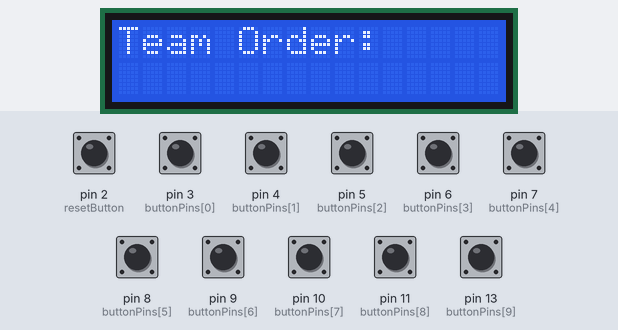
The sketch below on a simulated Arduino Uno, built with avr-gcc and run on an emulated ATmega328P. Parts: 16×2 character LCD. The test bench sets the inputs (shaded band); at power-on: pin 2 (resetButton) HIGH, pin 3 (buttonPins[0]), pin 4 (buttonPins[1]), pin 5 (buttonPins[2]), pin 6 (buttonPins[3]), pin 7 (buttonPins[4]), pin 8 (buttonPins[5]), pin 9 (buttonPins[6]), pin 10 (buttonPins[7]), pin 11 (buttonPins[8]), pin 13 (buttonPins[9]) LOW.

Above: at 1.2 s.
1.3 s: pin 3 (buttonPins[0]) pulled HIGH for 0.15 s
At 2.4 s:
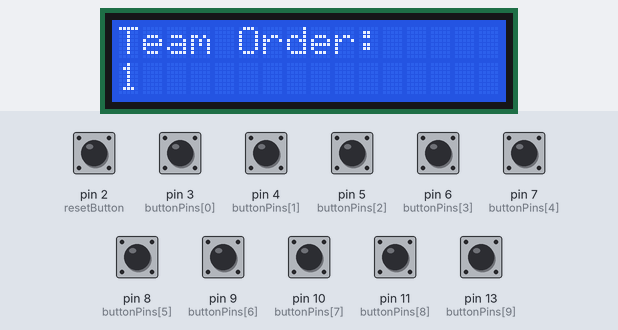
2.9 s: pin 4 (buttonPins[1]) pulled HIGH for 0.15 s
At 3.6 s:
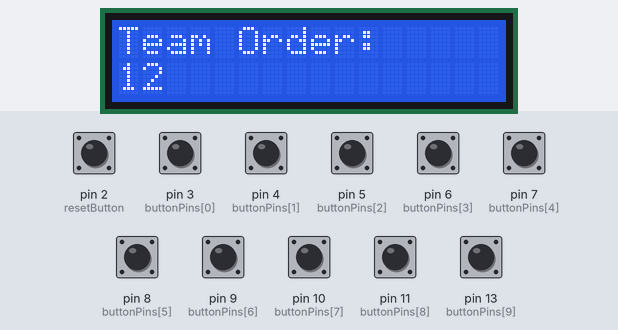
4.5 s: pin 5 (buttonPins[2]) pulled HIGH for 0.15 s
At 4.8 s:
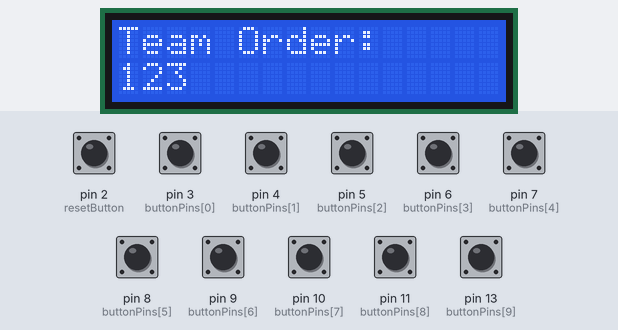
6.1 s: pin 6 (buttonPins[3]) pulled HIGH for 0.15 s
At 7.2 s:
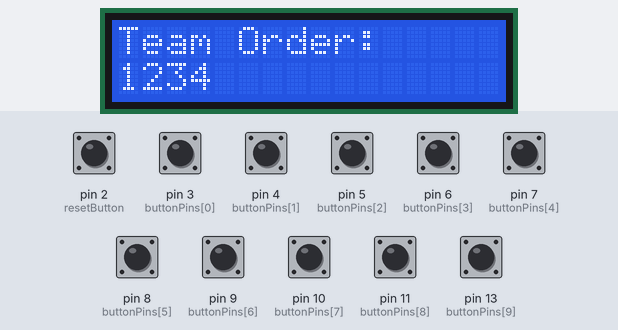
7.7 s: pin 7 (buttonPins[4]) pulled HIGH for 0.15 s
At 8.5 s:
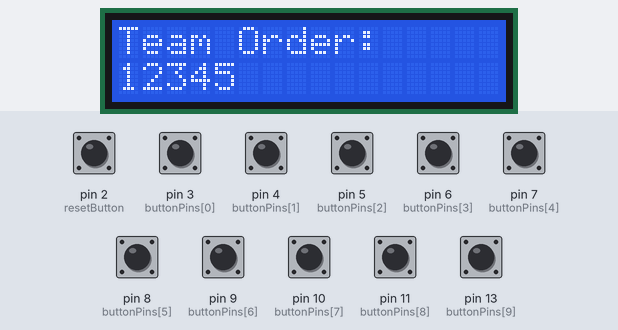
9.3 s: pin 8 (buttonPins[5]) pulled HIGH for 0.15 s
At 9.6 s:
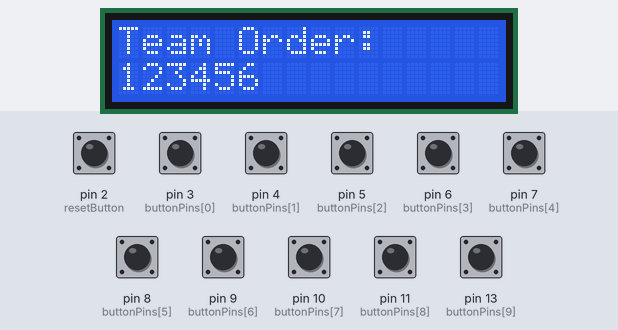
Timing chart, 0 to 11.9 s (numbered marks = the images above; inputs shaded):
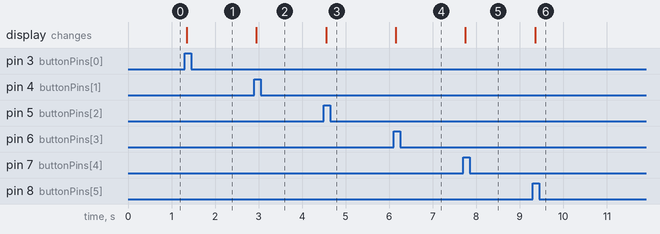

The sketch:

Final_Code_Mk7.ino
```cpp
#include <LiquidCrystal_I2C.h>
#include <Wire.h>
LiquidCrystal_I2C lcd(0x27,16,2); // set the LCD address to 0x27 for a 16 chars and 2 line display

//SDA = A4
//SCL = A5

const int buttonNumber = 10;             // Number of input buttons used
const int buttonPins[] = {3,4,5,6,7,8,9,10,11,13};    // Which Arduino pins assigned to button inputs
const int resetButton = 2;

int buttonState[] = {1,1,1,1,1,1,1,1,1,1};          // The current reading from the input pins
int lastButtonState[] = {1,1,1,1,1,1,1,1,1,1};      // The previous reading from the input pins
int resetState = 1;
int resetLastState = 1;
int resetCheck = 0;

int i = 0;
int j = 0;
int k = 0;

int currentState = 0;
int whilebreak = 0;  //Used to break waiting while loop
int DoublePrevent = 0;

int CursorPosition = 0;

int displayNumber[] = {0,0,0,0,0,0,0,0,0,0};
int Unpressed[] = {0,0,0,0,0,0,0,0,0,0};

//=============================================================================
void setup() {
  for (i = 0; i < buttonNumber; i++){
  pinMode(buttonPins[i], INPUT);
     }
  pinMode(resetButton,INPUT);

  lcd.init(); //initialize the lcd
  lcd.backlight(); //open the backlight
  lcd.setCursor(0,0);
  lcd.print("Team Order:");
} //Breaks void Setup

//=============================================================================
void loop() {
    for (i=0; i < buttonNumber; i++) {
        whilebreak = 0;
        while(whilebreak != 1){
            for (k = 0; k < buttonNumber; k++) {
                DoublePrevent = 0;
                currentState = ButtonRead( buttonState, lastButtonState, k);
                if (currentState == 0) {
                    Unpressed[k] = 1;
                }

                if (currentState == 1) {
                    if (displayNumber[k] == 1) {
                        DoublePrevent = 1;
                    } //Breaks Double Prevent if

                    if (DoublePrevent == 0 && Unpressed[k] == 1) {
                        displayNumber[k] = 1;
                        lcd.setCursor(CursorPosition,1);
                        lcd.print(++k);
                        CursorPosition = ++CursorPosition;
                        if (k == 10) {
                            CursorPosition = ++CursorPosition;
                        }
                        k = buttonNumber;
                        whilebreak = 1;
                        DoublePrevent = 0;
                    }  //Breaks dobule prevent if
                } //Breaks if statement
            } //Breaks for loop

            resetCheck = ResetButton(resetState, resetLastState);
            if (resetCheck == 1) {
                lcd.clear();
                lcd.setCursor(0,0);
                lcd.print("Team Order:");
                whilebreak = 1;
                DoublePrevent = 0;
                CursorPosition = 0;
                resetCheck = 0;
                for (j = 0; j < buttonNumber; j++){
                    buttonState[j] = 1;
                    lastButtonState[j] = 1;
                    displayNumber[j] = 0;
                    Unpressed[j] = 0;
                } //Breaks reset for loop
                i = buttonNumber;
            } //Breaks the if resetCheck

        } //Breaks while loop
    } //Breaks master for loop

    resetCheck = ResetButton(resetState, resetLastState);
    if (resetCheck == 1){
        lcd.clear();
        lcd.setCursor(0,0);
        lcd.print("Team Order:");
        whilebreak = 1;
        DoublePrevent = 0;
        CursorPosition = 0;
        resetCheck = 0;
        for (j = 0; j < buttonNumber; j++){
            buttonState[j] = 1;
            lastButtonState[j] = 1;
            displayNumber[j] = 0;
            Unpressed[j] = 0;
        } //Breaks reset for loop
        i = buttonNumber;
      } //Breaks the if resetCheck
} //Breaks void loop

//=============================================================================
int ButtonRead( int buttonState[], int lastButtonState[], int k){
    unsigned long lastDebounceTime = 0;  // the last time the output pin was toggled
    unsigned long debounceDelay = 50;    // the debounce time; increase if the output flickers

    // read the state of the switch into a local variable:
    int reading = digitalRead(buttonPins[k]);

    // If the switch changed, due to noise or pressing:
    if (reading != lastButtonState[k]) {
        // reset the debouncing timer
        lastDebounceTime = millis();

        while((millis() - lastDebounceTime) < debounceDelay) {  //Makes it wait until debounce time is over
        }  //Breaks waiting while loop
        if (reading != buttonState[k]) {
            buttonState[k] = reading;

            // only toggle the LED if the new button state is LOW
            if (buttonState[k] == LOW) {
                return 1;
            } //Breaks buttonState High if check
        } //Breaks second if

    } //Break first if

    else {
        return 0;
    } //Breaks else
    // save the reading. Next time through the loop, it'll be the lastButtonState:
    lastButtonState[k] = reading;
} //Break function

//=============================================================================
int ResetButton( int resetState, int resetLastState) {
    unsigned long lastDebounceTime = 0;  // the last time the output pin was toggled
    unsigned long debounceDelay = 50;    // the debounce time; increase if the output flickers

    // read the state of the switch into a local variable:
    int reading = digitalRead(resetButton);

    // If the switch changed, due to noise or pressing:
    if (reading != resetLastState) {
        // reset the debouncing timer
        lastDebounceTime = millis();

        while((millis() - lastDebounceTime) < debounceDelay) {  //Makes it wait until debounce time is over
        }  //Breaks waiting while loop
        if (reading != resetState) {
            resetState = reading;

            // only toggle the LED if the new button state is LOW
            if (resetState == LOW) {
                return 1;
            } //Breaks buttonState High if check
        } //Breaks second if

    } //Break first if

    else {
        return 0;
    } //Breaks else

    // save the reading. Next time through the loop, it'll be the lastButtonState:
    resetLastState = reading;
} //Break function
```

Measured:
- after the input at 1.3 s, the display: changes after 0.05 s (image 1)
- after the input at 2.9 s, the display: changes after 0.05 s (image 2)
- after the input at 4.5 s, the display: changes after 0.05 s (image 3)
- after the input at 6.1 s, the display: changes after 0.05 s (image 4)
- after the input at 7.7 s, the display: changes after 0.05 s (image 5)
- after the input at 9.3 s, the display: changes after 0.05 s (image 6)
